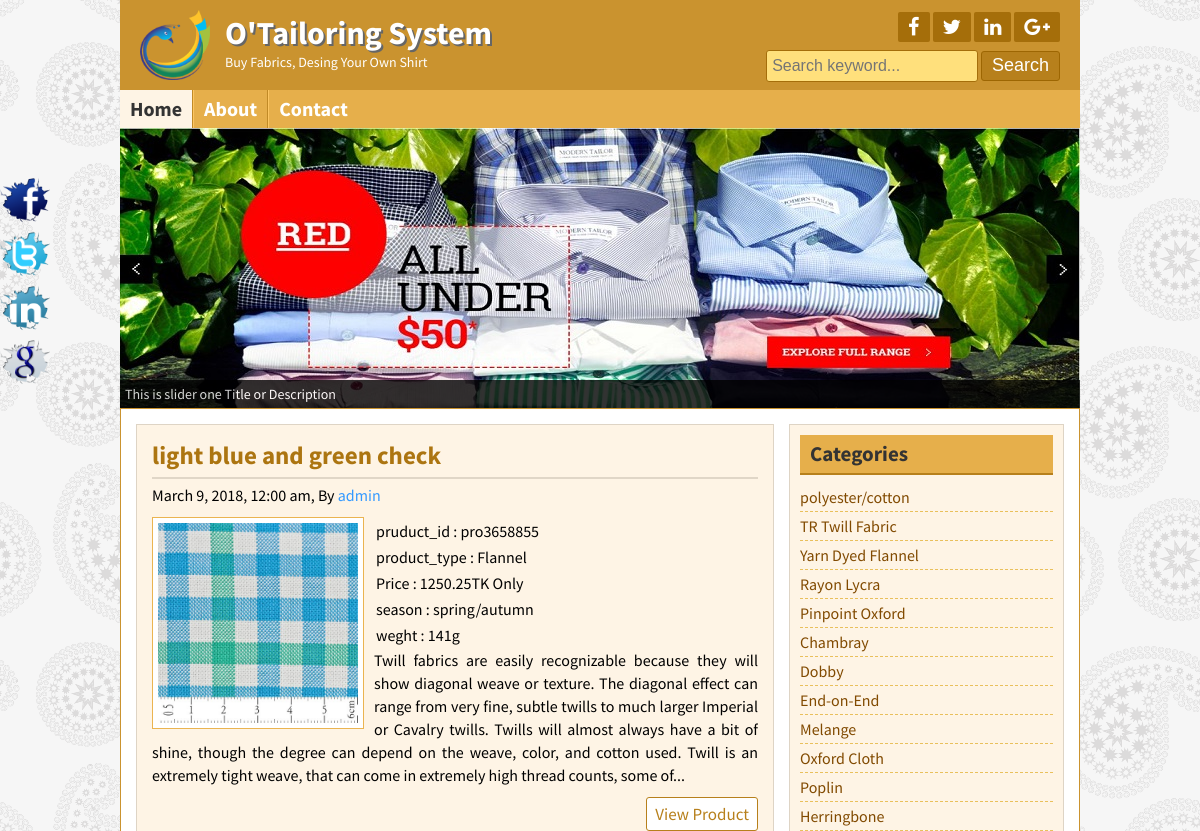
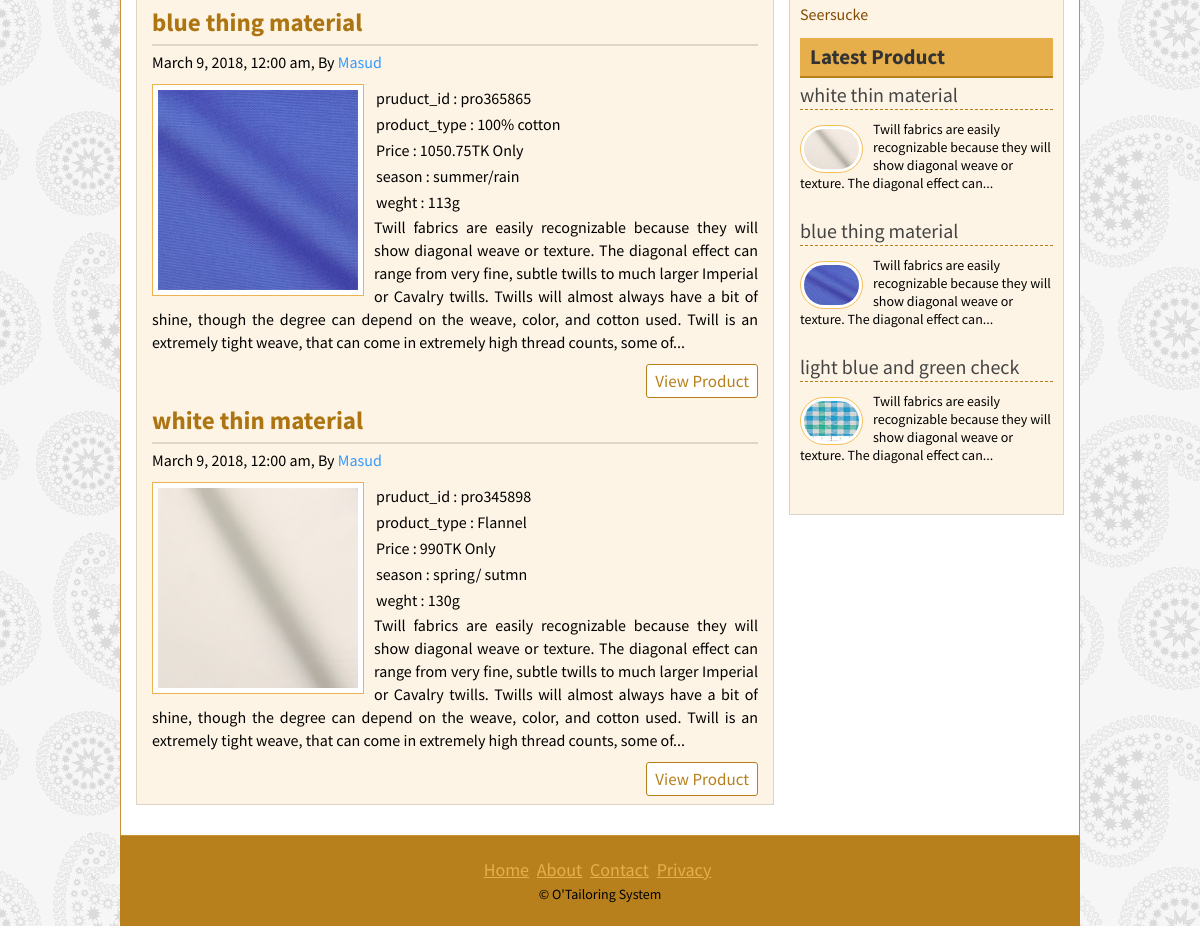
The page / on the database its author committed (2 pictures, top to bottom).
### tables this page shows
CREATE TABLE `product` (
  `product_id` varchar(50) NOT NULL,
  `product_typeid` varchar(50) NOT NULL,
  `title` varchar(255) NOT NULL,
  `price` float NOT NULL,
  `body` text NOT NULL,
  `image` varchar(255) NOT NULL,
  `author` varchar(50) NOT NULL,
  `tags` varchar(255) NOT NULL,
  `date` date NOT NULL,
  `Season` varchar(50) NOT NULL,
  `weight` int(11) NOT NULL
);

CREATE TABLE `product_type` (
  `product_typeid` varchar(50) NOT NULL,
  `cid` int(11) NOT NULL,
  `product_type` varchar(100) NOT NULL
);

CREATE TABLE `catagory` (
  `catid` int(11) NOT NULL,
  `name` varchar(50) NOT NULL
);

### lib/Database.php (called while the page is built, shortened)
<?php
Class Database{
	public $host   = DB_HOST;
	public $user   = DB_USER;
	public $pass   = DB_PASS;
	public $dbname = DB_NAME;
	public $link;
	private function connectDB(){
	$this->link = new mysqli($this->host, $this->user, $this->pass, $this->dbname);
 }
	public function select($query){
		$result = $this->link->query($query) or die($this->link->error.__LINE__);
		if($result->num_rows > 0){
			return $result;
		} else {
			return false;
		}
	}
}

### helpers/format.php (called while the page is built, shortened)
<?php
class format{
    public function formatDate($date)
    {
      return date('F j, Y, g:i a', strtotime($date));
    }
     public function textShorten($text, $limit = 400)
    {
      $text = $text." ";
      $text =  substr($text, 0, $limit);
      $text = substr($text, 0, strrpos($text, ' '));
      $text = $text."...";
      return $text;
    }
}
 ?>

### index.php (the view)
<?php include "inc/header.php";?>
<?php include "inc/slider.php";?>
<?php
$db= new Database();
$fm= new format();
?>
	<div class="contentsection contemplete clear">
		<div class="maincontent clear">
<?php
	$query= "SELECT product.*, product_type.product_type, name
			FROM product, product_type, catagory
			WHERE product.product_typeid=product_type.product_typeid
			and product_type.cid=catagory.catid order by product_id desc";
	$post= $db->select($query);
	if ($post) {
		while ($result= $post->fetch_assoc()) {
?>
			<div class="samepost clear">
				<h2><a href="post.php?id=<?php echo $result['product_id']; ?>"><?php echo $result['title']; ?></a></h2>
				<h4><?php echo $fm->formatDate($result['date']); ?>, By <a href="#"><?php echo $result['author']; ?></a></h4>
				 <a href="#"><img src="admin/<?php echo $result['image']; ?>" alt="post image"/></a>
				 <table class="table-bordered ">
					<tr>
						<td> <?php echo "pruduct_id  : ".$result['product_id'] ?></td></tr>
						<tr><td> <?php echo "product_type : ".$result['product_type'] ?></td></tr>
						<tr><td> <?php echo "Price : ".$result['price'].'TK Only' ?></td></tr>
						<tr><td> <?php echo "season : ".$result['Season'] ?></td></tr>
						<tr><td> <?php echo "weght : ".$result['weight']."g" ?></td></tr>
				</table>
					<?php echo $fm->textShorten($result['body']); ?>
				<div class="readmore clear">
					<a href="post.php?product_id=<?php echo $result['product_id']; ?>">View Product</a>
				</div>
			</div>
			<?php } ?>
			<?php } else{
					header("Location:404.php");
			} ?>
		</div>
<?php include "inc/sidebar.php";?>
<?php include "inc/footer.php";?>

### inc/header.php (shortened to what this page needs)
<?php include 'lib/Database.php';?>
<?php include 'helpers/format.php';?>
<!DOCTYPE html>
<html>
<head>
	<link rel="stylesheet" href="font-awesome-4.5.0/css/font-awesome.css">
	<link rel="stylesheet" href="css/nivo-slider.css" type="text/css" media="screen" />
	<link rel="stylesheet" href="style.css">
</head>
<body>
	<div class="headersection templete clear">
		<a href="index.php">
			<div class="logo">
				<img src="images/logo.png" alt="Logo"/>
				<h2>O'Tailoring System</h2>
				<p>Buy Fabrics, Desing Your Own Shirt</p>
			</div>
		</a>
		<div class="social clear">
			<div class="icon clear">
				<a href="#" target="_blank"><i class="fa fa-facebook"></i></a>
				<a href="#" target="_blank"><i class="fa fa-twitter"></i></a>
				<a href="#" target="_blank"><i class="fa fa-linkedin"></i></a>
				<a href="#" target="_blank"><i class="fa fa-google-plus"></i></a>
			</div>
			<div class="searchbtn clear">
			<form action="search.php" method="get">
				<input type="text" name="search" placeholder="Search keyword..."/>
				<input type="submit" name="submit" value="Search"/>
			</form>
			</div>
		</div>
	</div>
<div class="navsection templete">
	<ul>
		<li><a id="active" href="index.php">Home</a></li>
		<li><a href="about.php">About</a></li>
		<li><a href="contact.php">Contact</a></li>
	</ul>
</div>

### inc/slider.php (shortened to what this page needs)
<div class="slidersection templete clear">
        <div id="slider">
            <a href="#"><img src="images/slideshow/slider1.jpg" alt="nature 1" title="This is slider one Title or Description" /></a>
        </div>

### inc/sidebar.php
<div class="sidebar clear">
	<div class="samesidebar clear">
		<h2>Categories</h2>
		<ul>
		<?php
			$query= "select * from catagory";
			$post= $db->select($query);
			if ($post) {
				while ($result= $post->fetch_assoc()) {
				?>
				<li><a href="posts.php?catid=<?php echo $result['catid'] ;?>"><?php echo $result['name']; ?></a></li>
				<?php } } ?>
			</ul>
	</div>
	<div class="samesidebar clear">
		<marquee><h2>Latest Product</h2></marquee>
			<?php
				$query= "select * from product limit 3";
				$post= $db->select($query);
				if ($post) {
					while ($result= $post->fetch_assoc()) {
					 ?>
			<div class="popular clear">
				<h3><a href="post.php?product_id=<?php echo $result['product_id'] ?>"><?php echo $result['title'];?></a></h3>
				<a href="post.php?product_id=<?php echo $result['product_id'] ?>"><img src="admin/<?php echo $result['image']; ?>" alt="post image"/></a>
				<p><?php echo $fm->textShorten($result['body'],120); ?></p>
			</div>
			<?php } } else { header("Location:404.php");  } ?>
	</div>
</div>

### inc/footer.php (shortened to what this page needs)
</div>
	<div class="footersection templete clear">
	  <div class="footermenu clear">
		<ul>
			<li><a href="#">Home</a></li>
			<li><a href="#">About</a></li>
			<li><a href="#">Contact</a></li>
			<li><a href="#">Privacy</a></li>
		</ul>
	  </div>
	  <p>&copy; O'Tailoring System</p>
	</div>
	<div class="fixedicon clear">
		<a href="http://www.facebook.com"><img src="images/fb.png" alt="Facebook"/></a>
		<a href="http://www.twitter.com"><img src="images/tw.png" alt="Twitter"/></a>
		<a href="http://www.linkedin.com"><img src="images/in.png" alt="LinkedIn"/></a>
		<a href="http://www.google.com"><img src="images/gl.png" alt="GooglePlus"/></a>
	</div>
</body>
</html>

### css/nivo-slider.css (style rules this page uses)
.nivoSlider { position:relative; }
.nivoSlider a.nivo-imageLink { position:absolute; top:0px; left:0px; width:100%; height:100%; border:0; padding:0; margin:0; z-index:60; display:none; }

### rows shown on the page
product: title "light blue and green check", date "March 9, 2018, 12:00 am", author "admin", image (picture), product_id "pro3658855", product_typeid.product_type "Flannel", price "1250.25", Season "spring/autumn", weight "141", body "Twill fabrics are easily recognizable because they will show diagonal weave or texture. The diagonal effect can range from very fine, subtle twills to much larger Imperial or Cavalry twills. Twills will almost always have a bit of shine, though the degree can depend on the weave, color, and cotton used. Twill is an extremely tight weave, that can come in extremely high thread counts, some of...", body "Twill fabrics are easily recognizable because they will show diagonal weave or texture. The diagonal effect can..."
product: title "blue thing material", date "March 9, 2018, 12:00 am", author "Masud", image (picture), product_id "pro365865", product_typeid.product_type "100% cotton", price "1050.75", Season "summer/rain", weight "113", body "Twill fabrics are easily recognizable because they will show diagonal weave or texture. The diagonal effect can range from very fine, subtle twills to much larger Imperial or Cavalry twills. Twills will almost always have a bit of shine, though the degree can depend on the weave, color, and cotton used. Twill is an extremely tight weave, that can come in extremely high thread counts, some of...", body "Twill fabrics are easily recognizable because they will show diagonal weave or texture. The diagonal effect can..."
product: title "white thin material", date "March 9, 2018, 12:00 am", author "Masud", image (picture), product_id "pro345898", product_typeid.product_type "Flannel", price "990", Season "spring/ sutmn", weight "130", body "Twill fabrics are easily recognizable because they will show diagonal weave or texture. The diagonal effect can range from very fine, subtle twills to much larger Imperial or Cavalry twills. Twills will almost always have a bit of shine, though the degree can depend on the weave, color, and cotton used. Twill is an extremely tight weave, that can come in extremely high thread counts, some of...", body "Twill fabrics are easily recognizable because they will show diagonal weave or texture. The diagonal effect can..."
catagory: name "polyester/cotton"
catagory: name "TR Twill Fabric"
catagory: name "Yarn Dyed Flannel"
catagory: name "Rayon Lycra"
catagory: name "Pinpoint Oxford"
catagory: name "Chambray"
catagory: name "Dobby"
catagory: name "End-on-End"
catagory: name "Melange"
catagory: name "Oxford Cloth"
catagory: name "Poplin"
catagory: name "Herringbone"
catagory: name "Seersucke"
